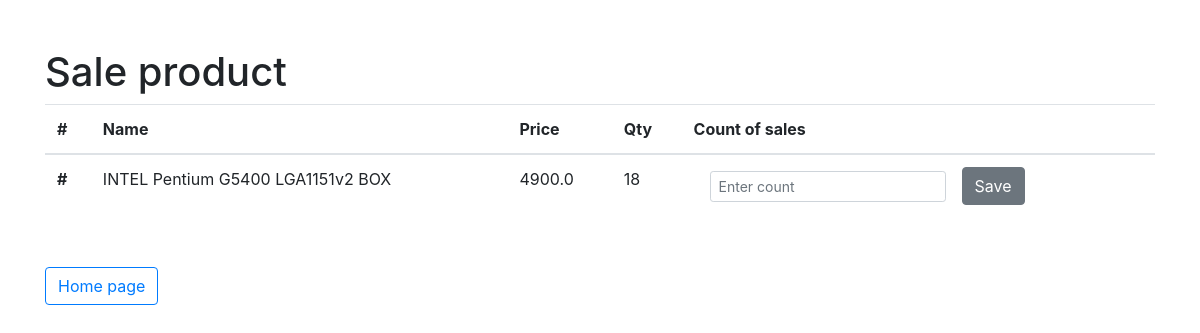
The page /sale/3?count= on the database its author committed.
### tables this page shows
CREATE TABLE products(
    id INTEGER PRIMARY KEY AUTOINCREMENT,
    name TEXT NOT NULL,
    price REAL NOT NULL,
    qty INTEGER NOT NULL DEFAULT 0 CHECK ( qty >= 0 )
);

### app/main.py (the view)
    @app.route('/sale/<id>', methods=['GET'])
    def sale_form(id):
        product = db.get_by_id(db.open_db(db_url), id)
        return render_template('sale.html', product=product)

### app/db.py (called while the page is built)
def open_db(url):
    db = sqlite3.connect(url)
    db.row_factory = sqlite3.Row
    return db

def get_by_id(db, id):
    with db:
        cursor = db.cursor()
        cursor.execute('SELECT id, name, price, qty FROM products WHERE id = :id', {'id': id})
        for row in cursor:
            return Product(
                row['id'],
                row['name'],
                row['price'],
                row['qty']
            )

### app/templates/sale.html (shortened to what this page needs)
<!doctype html>
<html lang="en">
<head>
    <link rel="stylesheet" href="https://stackpath.bootstrapcdn.com/bootstrap/4.3.1/css/bootstrap.min.css"
>
</head>
<body>
<div class="container">
    <div class="row">
        <div class="col pt-5">
            <h1>Sale product</h1>
            <table class="table">
                <thead>
                <tr>
                    <th scope="col">#</th>
                    <th scope="col">Name</th>
                    <th scope="col">Price</th>
                    <th scope="col">Qty</th>
                    <th scope="col">Count of sales</th>
                </tr>
                </thead>
                <tbody>
                <tr>
                    <th scope="row">#</th>
                    <td>{{ product.name }}</td>
                    <td>{{ product.price }}</td>
                    <td>{{ product.qty }}</td>
                    <td>
                        <div class="form-group col-xs-1">
                            <form class="form-inline" action="{{ url_for('sale', id=product.id, count=count) }}" method="post">
                                <div class="form-group mx-sm-3 mb-2">
                                    <input name="count" value="{{ count }}" class="form-control form-control-sm"
                                           placeholder="Enter count" required>
                                </div>
                                <button class="btn btn-secondary mb-2">Save</button>
                            </form>
                        </div>
                    </td>
                </tr>
                </tbody>
            </table>
            <a href="{{ url_for('index') }}"><button style="margin-top: 10px" type="button"
                             class="btn btn-outline-primary">Home page</button></a>
        </div>
    </div>
</div>
</body>
</html>

### rows shown on the page
products: name "INTEL Pentium G5400 LGA1151v2 BOX", price "4900.0", qty "18"
